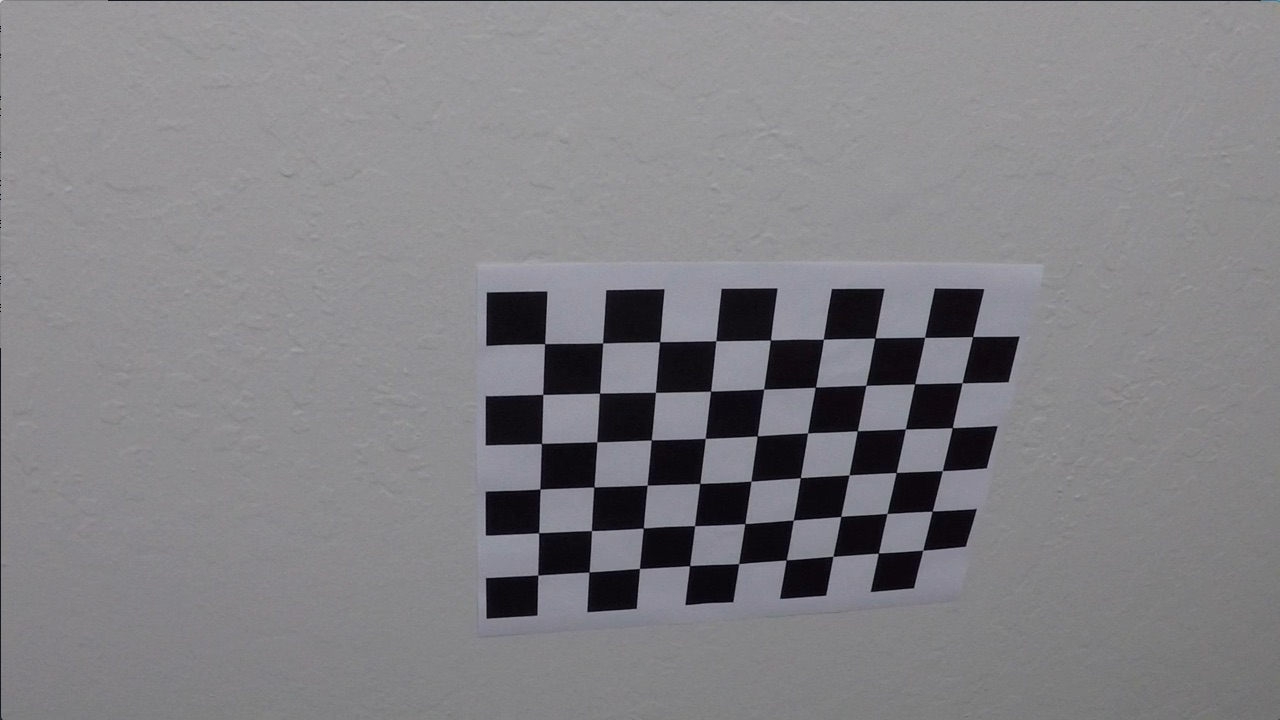
#> input picture CarND-Advanced-Lane-Lines/camera_cal/calibration10.jpg, 1280 x 720 px; its folder holds only this picture in this run
$ jupyter execute --allow-errors advanced_lane_lines.ipynb   (shell and % lines are left out)   (older library calls are emulated)
#> lines starting #> are read from the running program, lines starting #| are printed output that depends on the picture; after the words box and inside, x2 and y2 are one past the last pixel; in counts of white or black regions, pixels touching at a corner belong together
## Advanced Lane Finding Project

The goals / steps of this project are the following:

* Compute the camera calibration matrix and distortion coefficients given a set of chessboard images.
* Apply a distortion correction to raw images.
* Use color transforms, gradients, etc., to create a thresholded binary image.
* Apply a perspective transform to rectify binary image ("birds-eye view").
* Detect lane pixels and fit to find the lane boundary.
* Determine the curvature of the lane and vehicle position with respect to center.
* Warp the detected lane boundaries back onto the original image.
* Output visual display of the lane boundaries and numerical estimation of lane curvature and vehicle position.

---
## First, I'll compute the camera calibration using chessboard images

[cell 1]
import numpy as np
import cv2
import glob
import matplotlib.pyplot as plt

# Import everything needed to edit/save/watch video clips
from moviepy.editor import VideoFileClip
from IPython.display import HTML

[cell 2]
# Global Variables

nx = 9 # the number of inside corners in x
ny = 6 # the number of inside corners in y

[cell 3]
def calibrate_camera(nx, ny, show_sample=False):
    # prepare object points, like (0,0,0), (1,0,0), (2,0,0) ....,(6,5,0)
#> called with nx = 9, ny = 6, show_sample = True
    objp = np.zeros((ny * nx, 3), np.float32)
    objp[:,:2] = np.mgrid[0:nx, 0:ny].T.reshape(-1,2)

    # Arrays to store object points and image points from all the images.
    objpoints = [] # 3d points in real world space
    imgpoints = [] # 2d points in image plane.

    # Make a list of calibration images
    images = glob.glob('camera_cal/calibration*.jpg')

    # Step through the list and search for chessboard corners
    for fname in images:
        img = cv2.imread(fname)
#> img is the input picture: shape (720, 1280, 3); mean B, G, R 133.1, 129.4, 130.2
        gray = cv2.cvtColor(img,cv2.COLOR_BGR2GRAY)

        # Find the chessboard corners
        ret, corners = cv2.findChessboardCorners(gray, (nx, ny),None)
#> ret = True; corners = 54 rows, first 8: [545.3, 343.1], [602.7, 342.8], [660.1, 341.3], [715.8, 340.7], [770.6, 340], [823.5, 339.2], [874.3, 338.5], [925.1, 337.4]

        # If found, add object points, image points
        if ret == True:
            objpoints.append(objp)
            imgpoints.append(corners)

            if show_sample:
                # Draw and display the corners
                img = cv2.drawChessboardCorners(img, (nx, ny), corners, ret)
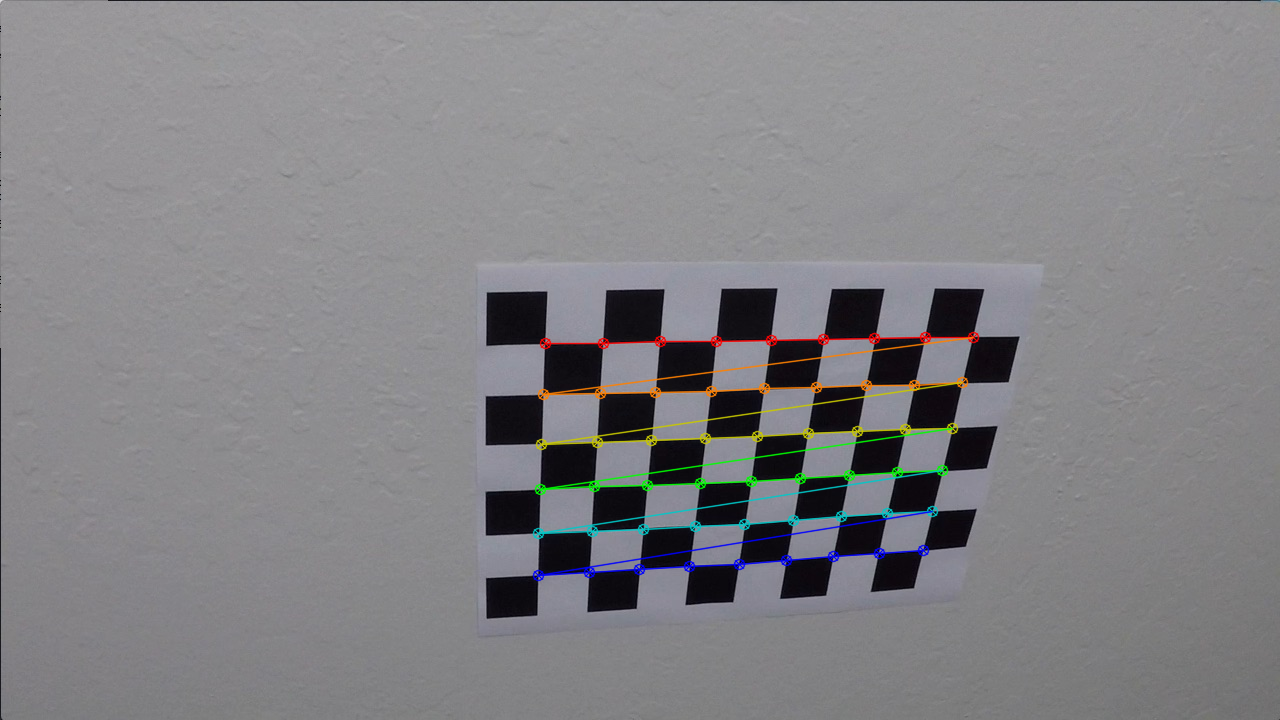
#> img: shape (720, 1280, 3); 1.91% of pixels changed, all inside (x1, y1, x2, y2) = (532, 331, 980, 582)
                plt.imshow(img)
#> (this line was passed over: IPython is not available in this run)

    # Do camera calibration given object points and image points
    img_size = (img.shape[1], img.shape[0])
    ret, mtx, dist, rvecs, tvecs = cv2.calibrateCamera(objpoints, imgpoints, img_size, None, None)
#> ret = 0.68; mtx = [[1143.7, 0, 681.7], [0, 1109.2, 367.7], [0, 0, 1]]; dist = [[-0.515, 2.99, -0.00876, 0.00937, 1.41]]; rvecs = ([0.451, -0.252, 0.0361],); tvecs = ([-2.31, -0.422, 19.12],)
    return mtx, dist


# calibrate camera using chessboard images
mtx, dist = calibrate_camera(nx, ny, show_sample=True)
#> dist = [[-0.515, 2.99, -0.00876, 0.00937, 1.41]]
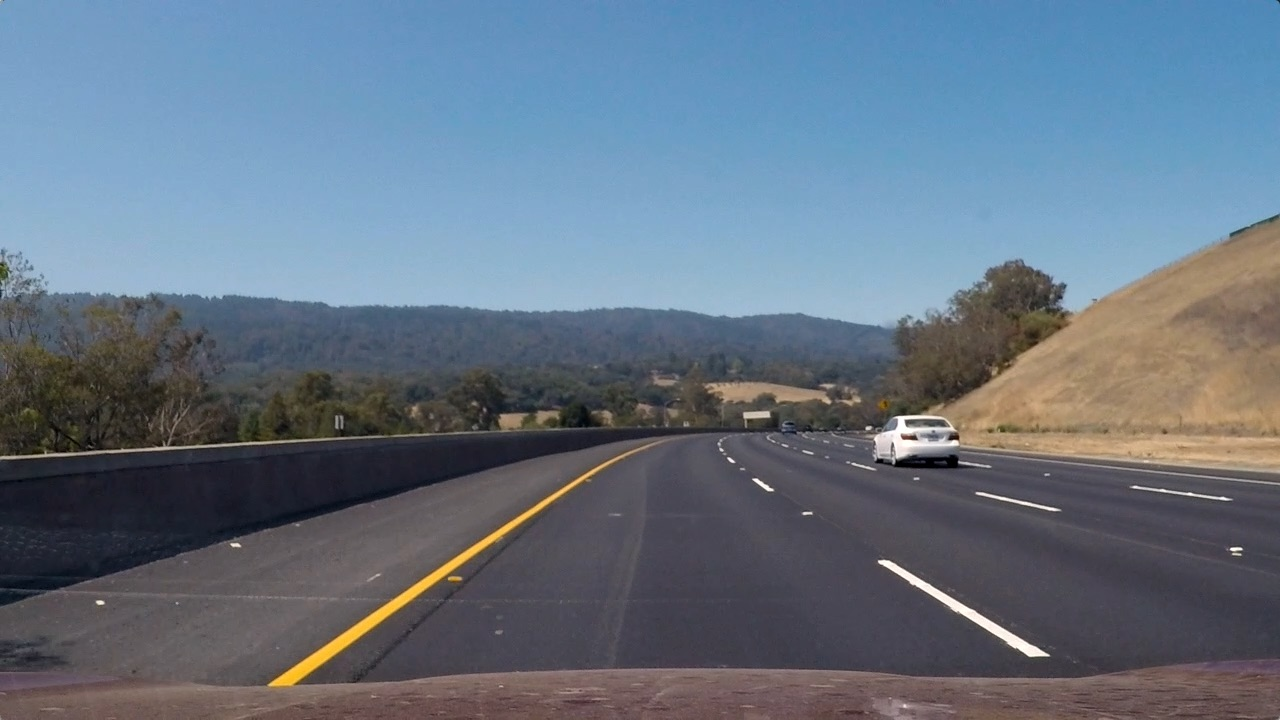
#> input picture CarND-Advanced-Lane-Lines/test_images/test3.jpg, 1280 x 720 px
#> further down, img is the input picture: shape (720, 1280, 3); mean B, G, R 130.7, 115.3, 101.1

## Apply a distortion correction to raw images

[cell 4]
# Test undistortion on an image
img = cv2.imread('camera_cal/calibration1.jpg')
#> (the rest of this cell did not finish here and is left out)

## Use color transforms, gradients, etc., to create a thresholded binary image

[cell 5]
def gradient_color_threshold(img):
    # Convert to HLS color space and separate the S channel
    # Note: img is the undistorted image
    hls = cv2.cvtColor(img, cv2.COLOR_BGR2HLS)
#> hls: shape (720, 1280, 3); mean of channels 0, 1, 2 82.9, 99.9, 52.9
    s_channel = hls[:, :, 2]

    # Grayscale image
    gray = cv2.cvtColor(img, cv2.COLOR_BGR2GRAY)
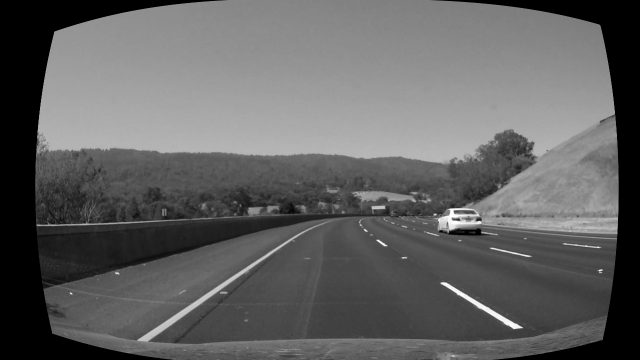
#> gray: shape (720, 1280) (shown at 1/2 size); min 0, max 255, mean 97.5

    # Sobel x
    sobelx = cv2.Sobel(gray, cv2.CV_64F, 1, 0)  # Take the derivative in x
    abs_sobelx = np.absolute(sobelx)            # Absolute x derivative to accentuate lines away from horizontal
    scaled_sobel = np.uint8(255*abs_sobelx/np.max(abs_sobelx))

    # Threshold x gradient
    thresh_min = 20
    thresh_max = 100
    sx_binary = np.zeros_like(scaled_sobel)
    sx_binary[(scaled_sobel >= thresh_min) & (scaled_sobel <= thresh_max)] = 1

    # Threshold color channel
    s_thresh_min = 170
    s_thresh_max = 255
    s_binary = np.zeros_like(s_channel)
    s_binary[(s_channel >= s_thresh_min) & (s_channel <= s_thresh_max)] = 1

    # Combine the two binary thresholds
    combined_binary = np.zeros_like(sx_binary)
    combined_binary[(sx_binary == 1) | (s_binary == 1)] = 1

    return combined_binary

[cell 6]
# Test color transform on an image
# img = cv2.imread('test_images/straight_lines1.jpg')
img = cv2.imread('test_images/test3.jpg')
img = cv2.undistort(img, mtx, dist, None, mtx)

binary_img = gradient_color_threshold(img)
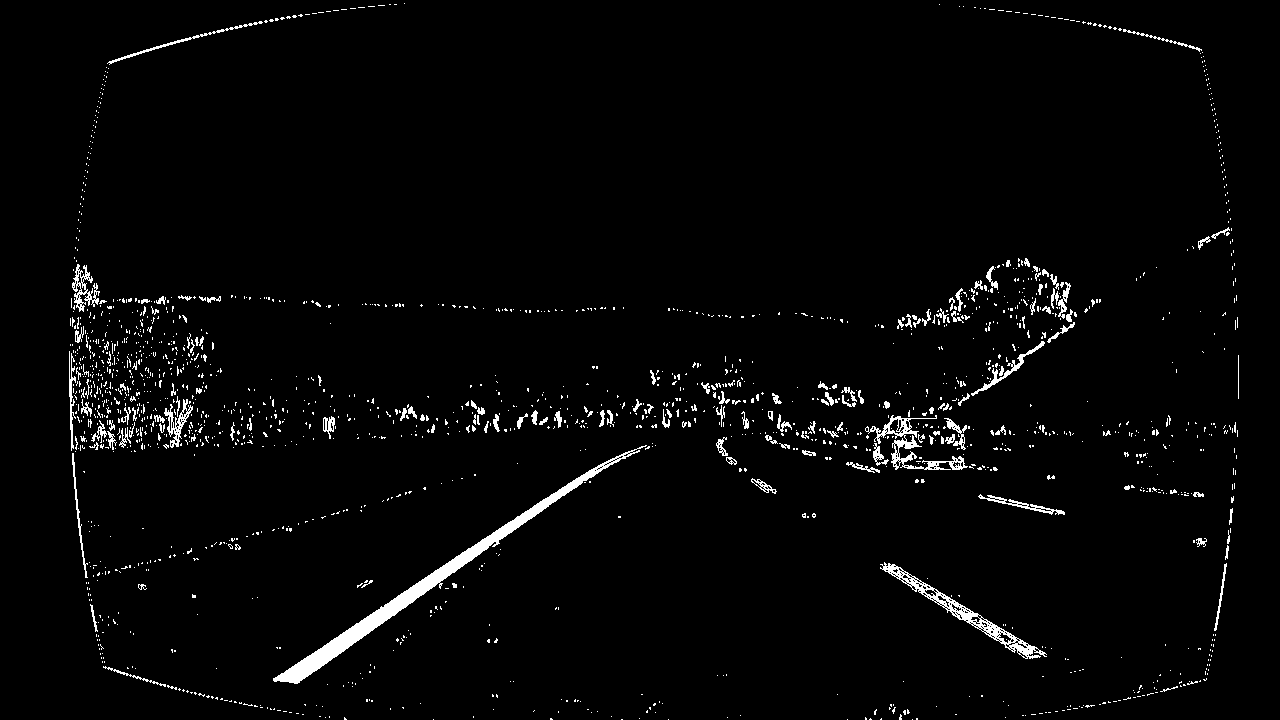
#> binary_img: shape (720, 1280); values 0 (black) and 1 (white), 2.6% white; 1808 white regions (1653 under 20 px), largest, box (x1, y1, x2, y2) and area: (273, 445, 647, 684) 4854, (880, 562, 1047, 659) 1653, (865, 415, 968, 470) 1151
#> (the rest of the program and of its run is left out)
